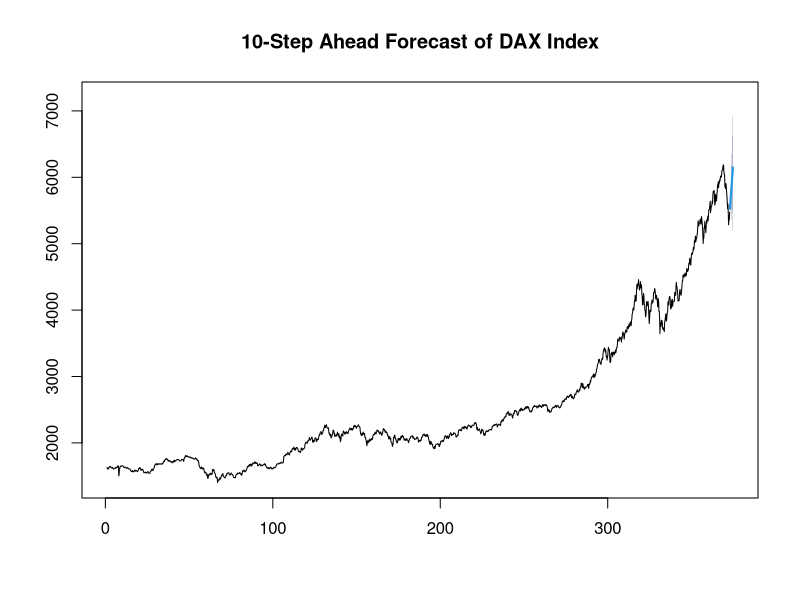

The R script that drew this image:
# Step 6: Forecasting
library(forecast)
library(zoo)

data("EuStockMarkets")
dax_ts <- EuStockMarkets[, "DAX"]

# Convert to time series (approximate weekly frequency = 5 trading days)
dax_ts_weekly <- ts(dax_ts, frequency = 5)

# Fit an ARIMA model automatically
fit_arima <- auto.arima(dax_ts_weekly)

# Forecast 10 steps ahead
forecast_10 <- forecast(fit_arima, h = 10)

# Plot forecast
plot(forecast_10, main = "10-Step Ahead Forecast of DAX Index")

# Print forecast values
print(forecast_10)
